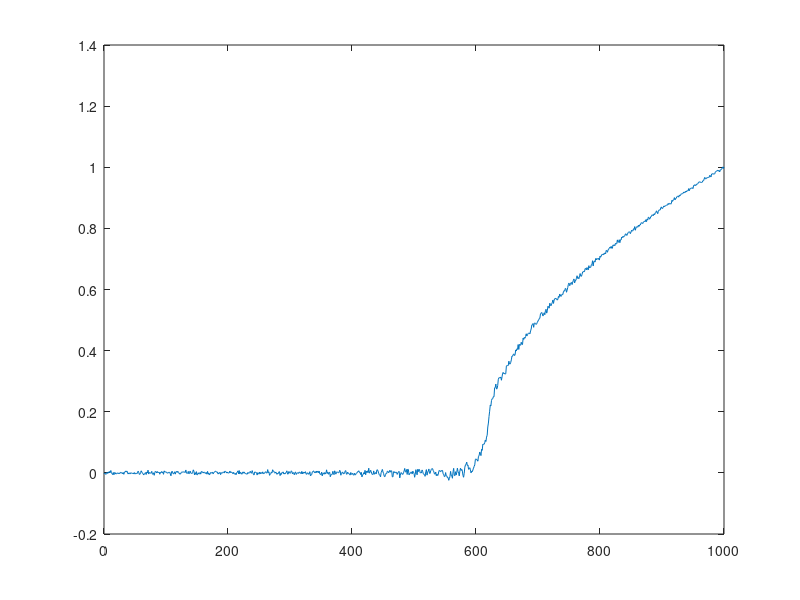

MATLAB code for this plot: (Note: this script raises an error after producing the figure.)




T = 1000;
delta_t = 0.05;
initial_z = 0;
sigma = 0.01;

epsilon = 10^(-5);
t =  (0:delta_t:T)';
n = size(t,1);
mu = linspace(3,-2,n);

z = zeros(n,1);
z(1) = initial_z;

x = 2;
y = 2;
% populate the array z with the time series by looping over time
for i = 1:(n-1)
    potential = @(z)z^4 + (mu(i))*z^2;
    % Calculate the derivative of the potential at z(t(i))
    dirivative_of_potential = (potential(z(i)+epsilon)...
        - potential(z(i)-epsilon)) / (2*epsilon);
    % Calculate the gradient \dot{z}
    grad_z = -dirivative_of_potential...
        + sqrt(1/delta_t)*sigma*randn;
    % Advance the value of z forward in time according to its gradient
    z(i+1) = z(i) + delta_t*grad_z;
    clear potential dirivative_of_potential grad_z
end

t = t(1:20:end);
z = z(1:20:end);

figure
plot(t,z)

figure
plot(t, ACF_sliding(z,1,100))